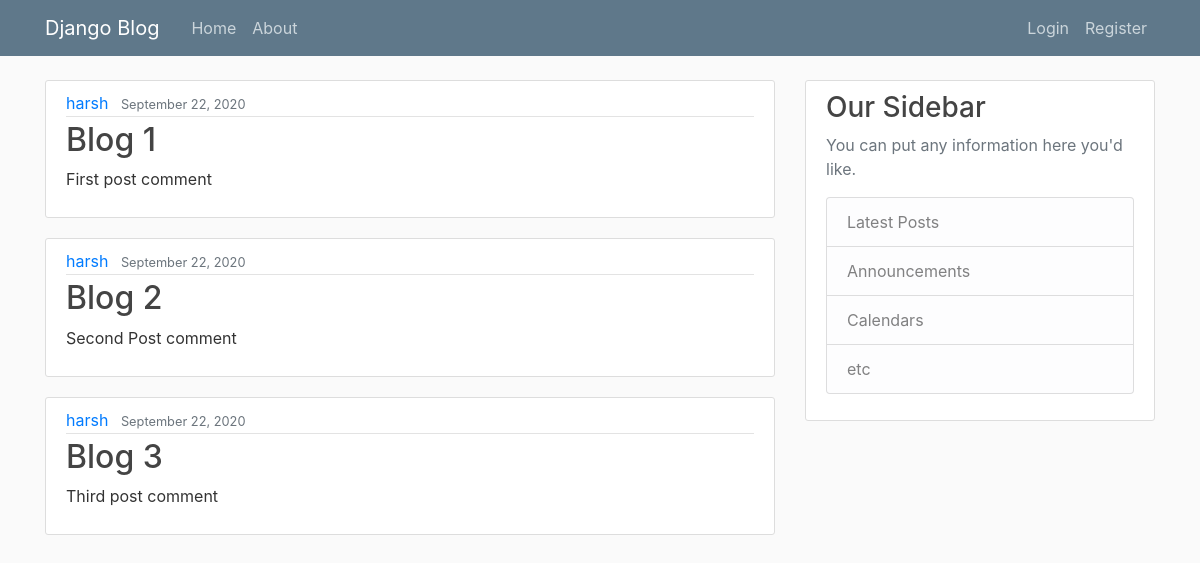
The page / on the database its author committed.
### blog_app/models.py (models this page shows)
class Post(models.Model):
    title = models.CharField(max_length = 100)
    content = models.TextField()
    date_posted = models.DateTimeField(default = timezone.now)
    author = models.ForeignKey(User, on_delete=models.CASCADE)

### blog_app/views.py (the view)
# urls.py: 2. Add a URL to urlpatterns:  path('', views.home, name='home')
def home(request):
    posts = Post.objects.all()
    return render(request, 'blog_app/home.html', {'posts': posts})

### blog_app/templates/blog_app/home.html
{% extends 'blog_app/base.html'%}
{% block content %}
  {% for post in posts %}
    <article class="media content-section">
      <div class="media-body">
        <div class="article-metadata">
          <a class="mr-2" href="#">{{ post.author }}</a>
          <small class="text-muted">{{ post.date_posted|date:"F d, Y" }}</small>
        </div>
        <h2><a class="article-title" href="#">{{ post.title }}</a></h2>
        <p class="article-content">{{ post.content }}</p>
      </div>
    </article>
  {% endfor %}
{% endblock content %}

### blog_app/static/blog_app/main.css (style rules this page uses)
body { background: #fafafa; color: #333333; margin-top: 5rem; }
h1, h2, h3, h4, h5, h6 { color: #444444; }
.content-section { background: #ffffff; padding: 10px 20px; border: 1px solid #dddddd; border-radius: 3px; margin-bottom: 20px; }
.article-title { color: #444444; }
.article-content { white-space: pre-line; }
.article-metadata { padding-bottom: 1px; margin-bottom: 4px; border-bottom: 1px solid #e3e3e3 }

### rows shown on the page
Post: author "harsh", date_posted "September 22, 2020", title "Blog 1", content "First post comment"
Post: author "harsh", date_posted "September 22, 2020", title "Blog 2", content "Second Post comment"
Post: author "harsh", date_posted "September 22, 2020", title "Blog 3", content "Third post comment"
